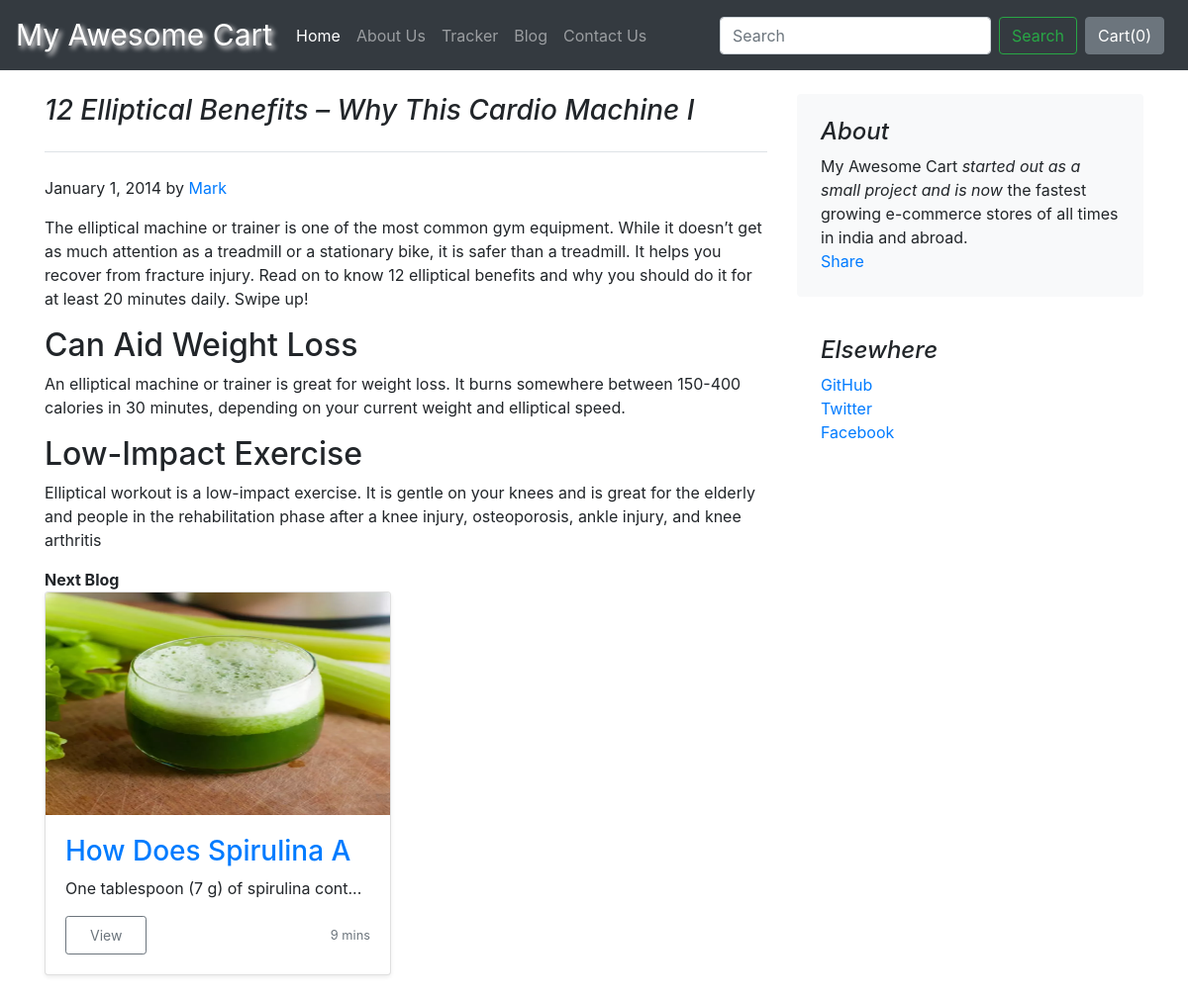
The page /blog/blogpost/1 on the database its author committed.
### blog/models.py (models this page shows)
class Blogpost(models.Model):
	post_id = models.AutoField(primary_key=True)
	title = models.CharField(max_length=50)
	head0 = models.CharField(max_length=500, default="")
	chead0 = models.CharField(max_length=5000, default="")
	head1 = models.CharField(max_length=500, default="")
	chead1 = models.CharField(max_length=5000, default="")
	head2 = models.CharField(max_length=500, default="")
	chead2 = models.CharField(max_length=5000, default="")
	pub_date = models.DateField()
	thumbnail = models.ImageField(upload_to='shop/images', default="")
	def __str__(self):
		return self.title

### blog/views.py (the view)
# urls.py: path("blogpost/<int:id>", views.blogpost, name="blogPost")
def blogpost(request, id):
	prev_id = id -1
	next_id = id +1
	post = Blogpost.objects.filter(post_id = id)[0]
	prev = Blogpost.objects.filter(post_id = id)
	if len(Blogpost.objects.filter(post_id = prev_id)):
		prev_blog = Blogpost.objects.filter(post_id = prev_id)[0]
	else:
		prev_blog = {}
	if len(Blogpost.objects.filter(post_id = next_id)):
		next_blog = Blogpost.objects.filter(post_id = next_id)[0]
	else:
		next_blog = {}
	print(prev_blog)
	print(next_blog)
	return render(request, 'blog/blogpost.html',{'post':post,'next_blog':next_blog,'prev_blog':prev_blog})

### blog/templates/blog/blogpost.html (shortened to what this page needs)
{% extends 'blog/basic.html' %}
{% block body %}
<div class="container">
    <div class="row mt-4">
        <div class="col-md-8 blog-main">
            <h3 class="pb-4 mb-4 font-italic border-bottom">
                {{post.title}}
            </h3>
            <div class="blog-post">
                <p class="blog-post-meta">January 1, 2014 by <a href="#">Mark</a></p>
                <p>{{post.chead0}}</p>
                <h2>{{post.head1}}</h2>
                <p>{{post.chead1}}</p>
                <h2>{{post.head2}}</h2>
                <p>{{post.chead2}}</p>
            </div>
        <div class="row">
{% if next_blog %}
        <div class="col-md-6">
        	<span><b>Next Blog</b></span>
          <div class="card mb-4 shadow-sm">
            <img src="/media/{{ next_blog.thumbnail }}" class="bd-placeholder-img card-img-top" width="100%" height="225"/>
            <div class="card-body">
            	<a href="{% url 'blogPost' next_blog.post_id %}" style="text-decoration: none;">
            		<h3>{{ next_blog.title|slice:":20" }}</h3>
            	</a>
              <p class="card-text">{{ next_blog.chead0|slice:":38" }}...</p>
              <div class="d-flex justify-content-between align-items-center">
                <div class="btn-group">
                  <a href="{% url 'blogPost' next_blog.post_id %}" type="button" class="btn btn-sm btn-outline-secondary px-4 py-2">View</a>
                </div>
                <small class="text-muted">9 mins</small>
              </div>
            </div>
          </div>
        </div>
{% endif %}
        </div>
        </div>
        <aside class="col-md-4 blog-sidebar">
            <div class="p-4 mb-3 bg-light rounded">
                <h4 class="font-italic">About</h4>
                <p class="mb-0">My Awesome Cart <em>started out as a small project and is now</em> the fastest growing e-commerce stores of all times in india and abroad.</p>
            <div class="fb-share-button" data-href="http://127.0.0.1:8000/blog/blogpost/{{ post.post_id }}" data-layout="button_count" data-size="large"><a target="_blank" href="https://www.facebook.com/sharer/sharer.php?u=http%3A%2F%2F127.0.0.1%3A8000%2Fblog%2Fblogpost%2F2&amp;src=sdkpreparse" class="fb-xfbml-parse-ignore">Share</a></div>
			</div>
            <div class="p-4">
                <h4 class="font-italic">Elsewhere</h4>
                <ol class="list-unstyled">
                    <li><a href="#">GitHub</a></li>
                    <li><a href="#">Twitter</a></li>
                    <li><a href="#">Facebook</a></li>
                </ol>
            </div>
        </aside>
    </div>
</div>
{% endblock %}

### rows shown on the page
Blogpost: title "12 Elliptical Benefits – Why This Cardio Machine I", chead0 "The elliptical machine or trainer is one of the most common gym equipment. While it doesn’t get as much attention as a treadmill or a stationary bike, it is safer than a treadmill. It helps you recover from fracture injury. Read on to know 12 elliptical benefits and why you should do it for at least 20 minutes daily. Swipe up!", head1 "Can Aid Weight Loss", chead1 "An elliptical machine or trainer is great for weight loss. It burns somewhere between 150-400 calories in 30 minutes, depending on your current weight and elliptical speed.", head2 "Low-Impact Exercise", chead2 "Elliptical workout is a low-impact exercise. It is gentle on your knees and is great for the elderly and people in the rehabilitation phase after a knee injury, osteoporosis, ankle injury, and knee arthritis"
Blogpost: thumbnail (picture), title "How Does Spirulina A", chead0 "One tablespoon (7 g) of spirulina cont"
